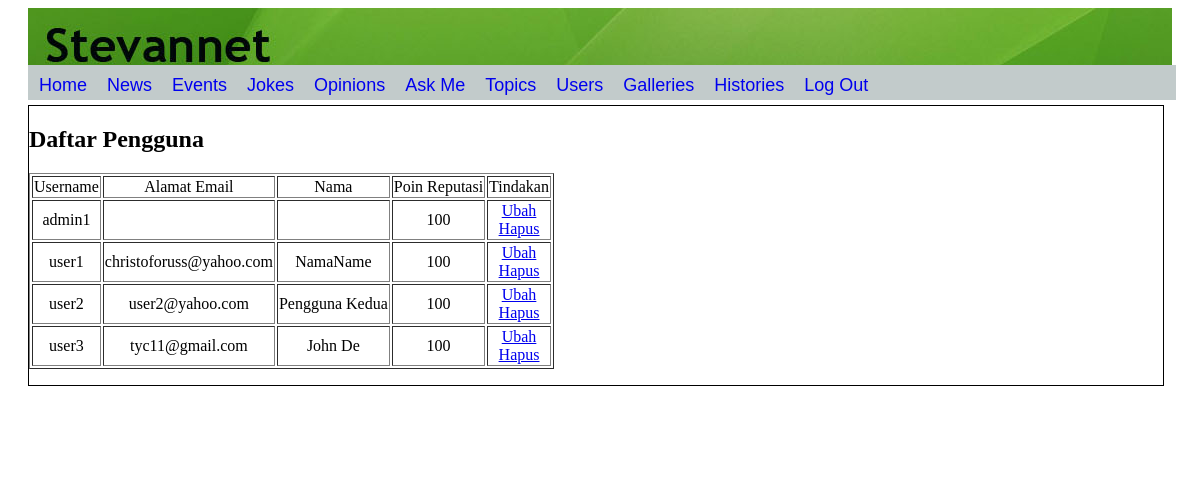
The app's page /adminPages/adminUsers.php (signed in) with its own data.
### tables this page shows
CREATE TABLE `users` (
  `nama` varchar(20) NOT NULL,
  `email` varchar(30) NOT NULL,
  `username` varchar(20) NOT NULL,
  `password` varchar(20) NOT NULL,
  `hobi` varchar(50) DEFAULT NULL,
  `topikFav` int(2) NOT NULL,
  `reputation` int(11) NOT NULL
);

### adminPages/adminUsers.php (the view, shortened to what this page needs)
<?php
	include('../logs/login.php');
?>
<html>
	<head>
		<link rel="stylesheet" href="../penampilan.css">
		<div id="header">
		</div>
		<?php
			require("leftDIVAdmin.php");
		?>
	</head>
	<body>
		<div class="centeradmin">
			<p style="display:inline;">
			<h2> Daftar Pengguna</h2>
				<table id="admin" border="1" style="position:relative; display: inline-block;">
					<tr>
						<td>Username</td>
						<td>Alamat Email</td>
						<td>Nama</td>
						<td>Poin Reputasi</td>
						<td>Tindakan</td>
					</tr>
					<?php
						include_once("../db.inc.php");
						$sqlstr = "SELECT nama,email,username,reputation FROM users";
						$hasil = mysqli_query($connection, $sqlstr);
						$row = mysqli_fetch_row($hasil);
						if($row)
						{
							do{
								list($nama,$email,$username,$reputation) = $row;
								echo "<tr>";
								echo "<td>$username</td>";
								echo "<td>$email</td>";
								echo "<td>$nama</td>";
								echo "<td>$reputation</td>";
								echo"<td><a href=\"editUser.php?userID=$username\">Ubah</a><br>
										 <a href=\"deleteUser.php?userID=$username\">Hapus</a></td>";
								echo "</tr>";
							}while($row = mysqli_fetch_row($hasil));
						}
					?>
				</table>
			</p>
		</div>
		<div class="footer">
		</div>
	</body>
</html>

### penampilan.css (style rules this page uses)
#header { background:url('Images/Header.jpg'); height:70px; margin-left: 20px; margin-right: 20px; }
#admin { margin-right: 50px; text-align:center; }
.centeradmin { background-color:#FFF; float:left; margin-top:3px; margin-left:20px; margin-bottom:3px; width:95.8%; display: inline-block; border:1px solid black; }
.footer { background:url('Images/Footer.jpg'); clear:both; height:70px; width:97%; margin-left: 20px; margin-right: 50px; text-align: center; position: relative; z-index:1; }

### records on screen
users: username "admin1", reputation "100"
users: username "user1", email "christoforuss@yahoo.com", nama "NamaName", reputation "100"
users: username "user2", email "user2@yahoo.com", nama "Pengguna Kedua", reputation "100"
users: username "user3", email "tyc11@gmail.com", nama "John De", reputation "100"
